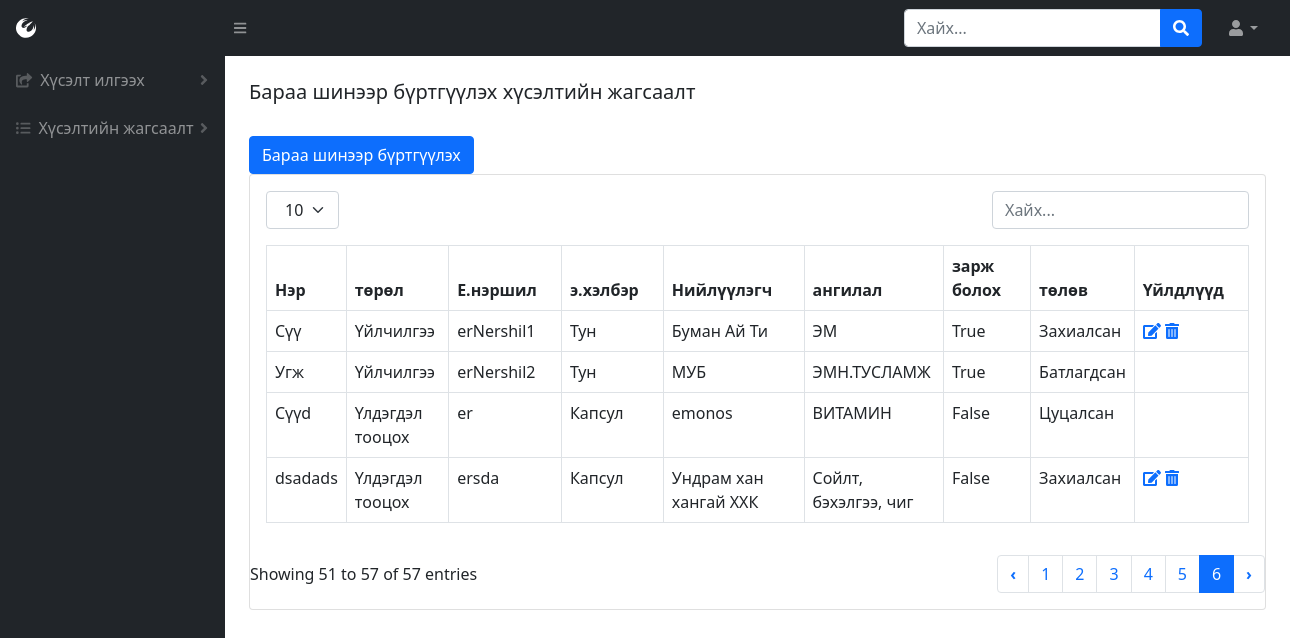
The page /product-list (signed in) on the database as committed earlier.
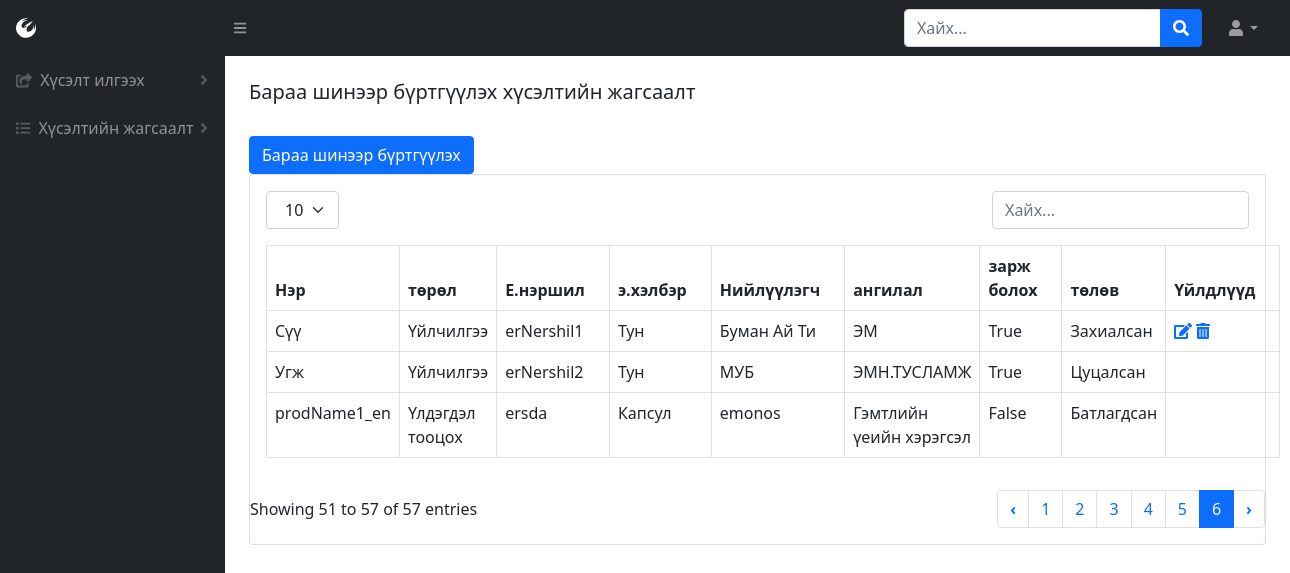
The same page on the database as committed later.
### BMweb/models.py (models this page shows, shortened)
class Product(models.Model):
    prodName = models.CharField(max_length=300, verbose_name=_("Барааны нэр"))
    prodName_en = models.CharField(max_length=300, verbose_name=_("Барааны нэр англи"))
    brand = models.ForeignKey(ProdBrand, related_name='brands',on_delete=models.CASCADE, verbose_name=_("Брэнд нэр"))
    zCode = models.CharField(max_length=300, null=True, blank=True, verbose_name=_("Зураасан код"))
    prodType = models.ForeignKey(ProdType, related_name='products',on_delete=models.CASCADE, verbose_name=_("Төрлийн нэр"))
    zzCode = models.IntegerField(null=True, blank=True, verbose_name=_("Нэмэлт зураасан код"))
    price = models.DecimalField(max_digits=16, decimal_places=2, verbose_name=_("Үнэ"))
    hemNegj = models.ForeignKey(HemNegj, on_delete=models.CASCADE,verbose_name=_("Хэмжих нэгж"))
    hudNegj = models.IntegerField(null=True, blank=True, verbose_name=_("Худалдан авалтын нэгж"))
    company = models.ManyToManyField(Company,related_name='products',verbose_name=_("Компани"))
    erNershil = models.CharField(max_length=300, verbose_name=_("Ерөнхий нэршил"))
    emHelber = models.ForeignKey(EmHelber, on_delete=models.CASCADE,verbose_name=_("Эмийн хэлбэр"))
    paiz = models.ForeignKey(Paiz, on_delete=models.CASCADE,verbose_name=_("Пайз"))
    uildwerlegch = models.ForeignKey(Manufacturer, on_delete=models.CASCADE, verbose_name=_("Үйлдвэрлэгч"))
    uNiiluulegch = models.ForeignKey(Niiluulegch, on_delete=models.CASCADE, verbose_name=_("Үндсэн нийлүүлэгч"))
    category = models.ForeignKey(Category,related_name='categories', on_delete=models.CASCADE, verbose_name=_("Ангилал"))
    borBoloh = models.BooleanField(verbose_name=_("Борлуулж болох эсэх"),default=False)
    hudAwch = models.BooleanField(verbose_name=_("Худалдан авч болох эсэх"),default=False)
    zarBoloh = models.BooleanField(verbose_name=_("Зарлагдаж болох эсэх"),default=False)
    state = models.ForeignKey(State,related_name='products', on_delete=models.CASCADE, verbose_name=_("Төлөв"))
    class Meta:
        verbose_name = _("Бараа")
        verbose_name_plural = _("Бараа")

class ProdType(models.Model):
    typeName = models.CharField(max_length=300, verbose_name=_("Төрлийн нэр"))
    class Meta:
        verbose_name = _("Барааны төрөл")
        verbose_name_plural = _("Барааны төрөл")
    def __str__(self):
        return self.typeName

class EmHelber(models.Model):
    emHelberName = models.CharField(max_length=300,verbose_name=_("Эмийн хэлбэрийн нэр"))
    class Meta:
        verbose_name = _("Эмийн хэлбэр")
        verbose_name_plural = _("Эмийн хэлбэр")
    def __str__(self):
        return self.emHelberName

class Niiluulegch(models.Model):
    niiName = models.CharField(max_length=300,verbose_name=_("Нийлүүлэгчийн нэр"))
    class Meta:
        verbose_name = ("Нийлүүлэгч")
        verbose_name_plural = ("Нийлүүлэгч")
    def __str__(self):
        return self.niiName

class Category(models.Model):
    catName = models.CharField(max_length=300, verbose_name=_("Ангилалын нэр"))
    parent = models.IntegerField(null=True, blank=True, verbose_name=_("Эцэг ангилал"))
    class Meta:
        verbose_name = _("Ангилал")
        verbose_name_plural = _("Ангилал")
    def __str__(self):
        return self.catName

class State(models.Model):
    stateName = models.CharField(max_length=300, verbose_name=_("Төлөвийн нэр"))
    class Meta:
        verbose_name = _("Барааны төлөв")
        verbose_name_plural = _("Барааны төлөв")
    def __str__(self):
        return self.stateName

### BMweb/views.py (the view)
# urls.py: path('product-list',views.productList,name='product-list'),
def productList(request):
    if 'user_id' in request.session:
        p = Product.objects.all()
        h = Hereglegch.objects.get(pk=request.session['user_id'])
        return render(request,'productList.html', {'user': h, 'productList': p })
    else:
        return redirect('/login')

### BMweb/models.py (called while the page is built)
    def __str__(self):
        return self.manName

    def __str__(self):
        return self.paizName

    def __str__(self):
        return self.hemNegjName

### BMweb/templates/productList.html (shortened to what this page needs)
{% load static %}
<!DOCTYPE html>
<html lang="en">
    <head>
        <link href="https://cdn.jsdelivr.net/npm/simple-datatables@latest/dist/style.css" rel="stylesheet" />
        <link href="css/styles.css" rel="stylesheet" />
        <link href="{% static 'css/styles.css' %}" rel="stylesheet"/>
    </head>
    <body class="sb-nav-fixed">
        {% include "topNav.html" %}
        <div id="layoutSidenav">
            {% include "leftNav.html" %}
            <div id="layoutSidenav_content">
                {%  include "prodList.html" %}
            </div>
        </div>
    </body>
</html>

### BMweb/templates/prodList.html (shortened to what this page needs)
<main>
    <div class="container-fluid px-4">
        <h5 class="mt-4">Бараа шинээр бүртгүүлэх хүсэлтийн жагсаалт</h5>
        {% if user.role_id == 1 %}
        <a href="{% url 'product' %}" class="btn btn-primary" role="button">Бараа шинээр бүртгүүлэх</a>
        {% endif %}
        <div class="card mb-4">
            <div class="card-body">
                {% include "tableTop.html" %}
                    <table id="datatablesSimple" class="dataTable-table">
                        <thead>
                            <tr>
                                <th data-sortable="" class="asc">
                                    <a href="#" class="dataTable-sorter">Нэр</a>
                                </th>
                                <th data-sortable="" class="asc">
                                    <a href="#" class="dataTable-sorter">төрөл</a>
                                </th>
                                <th data-sortable="" class="asc">
                                    <a href="#" class="dataTable-sorter">Е.нэршил</a>
                                </th>
                                <th data-sortable="" class="asc">
                                    <a href="#" class="dataTable-sorter">э.хэлбэр</a>
                                </th>
                                <th data-sortable="" class="asc">
                                    <a href="#" class="dataTable-sorter">Нийлүүлэгч</a>
                                </th>
                                <th data-sortable="" class="asc">
                                    <a href="#" class="dataTable-sorter">ангилал</a>
                                </th>
                                <th data-sortable="" class="asc">
                                    <a href="#" class="dataTable-sorter">зарж болох</a>
                                </th>
                                <th data-sortable="" class="asc">
                                    <a href="#" class="dataTable-sorter">төлөв</a>
                                </th>
                                <th data-sortable="" class="asc">
                                    <a href="#" class="dataTable-sorter">Үйлдлүүд</a>
                                </th>
                            </tr>
                        </thead>
                        {% for h in productList %}
                            <tr>
                                <td>{{ h.prodName }}</td>
                                <td>{{ h.prodType }}</td>
                                <td>{{ h.erNershil }}</td>
                                <td>{{ h.emHelber }}</td>
                                <td>{{ h.uNiiluulegch }}</td>
                                <td>{{ h.category }}</td>
                                <td>{{ h.zarBoloh }}</td>
                                <td>{{ h.state }}</td>
                                <td>
                                    {% if user.role_id == 1 and h.state_id == 1 %}
                                    <a href="/product?edit={{h.id}}"><i class="fas fa-edit"></i></a></form>
                                    <a href="/product?del={{h.id}}"><i class="fas fa-trash-alt"></i></a></form>
                                  {% endif  %}
                                </td>
                            </tr>
                    {% endfor %}
                    </table>
            </div>
            {% include "tableBottom.html" %}
        </div>
    </div>
</main>

Rows that differ between the two databases and show on the page:
removed Product: prodName "dsadads", prodType "Үлдэгдэл тооцох", erNershil "ersda", emHelber "Капсул", uNiiluulegch "Ундрам хан хангай ХХК", category "Сойлт, бэхэлгээ, чиг", zarBoloh "False", state "Захиалсан"
changed Product "Угж": state "Батлагдсан" → "Цуцалсан"
changed Product "False": prodName "Сүүd" → "prodName1_en"; erNershil "er" → "ersda"; category "ВИТАМИН" → "Гэмтлийн үеийн хэрэгсэл"; state "Цуцалсан" → "Батлагдсан"
